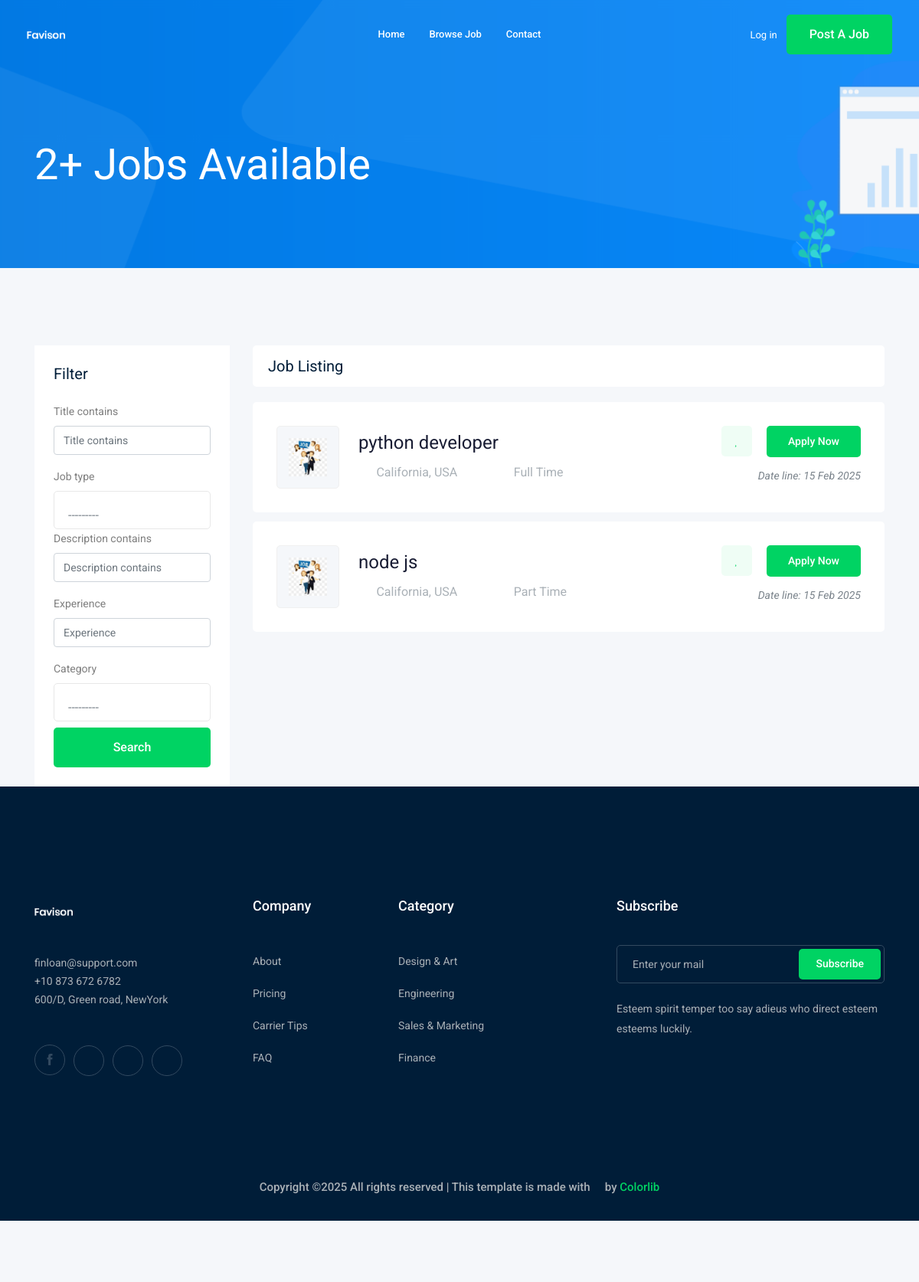
Before: /jobs/?page=2 with the older database file.
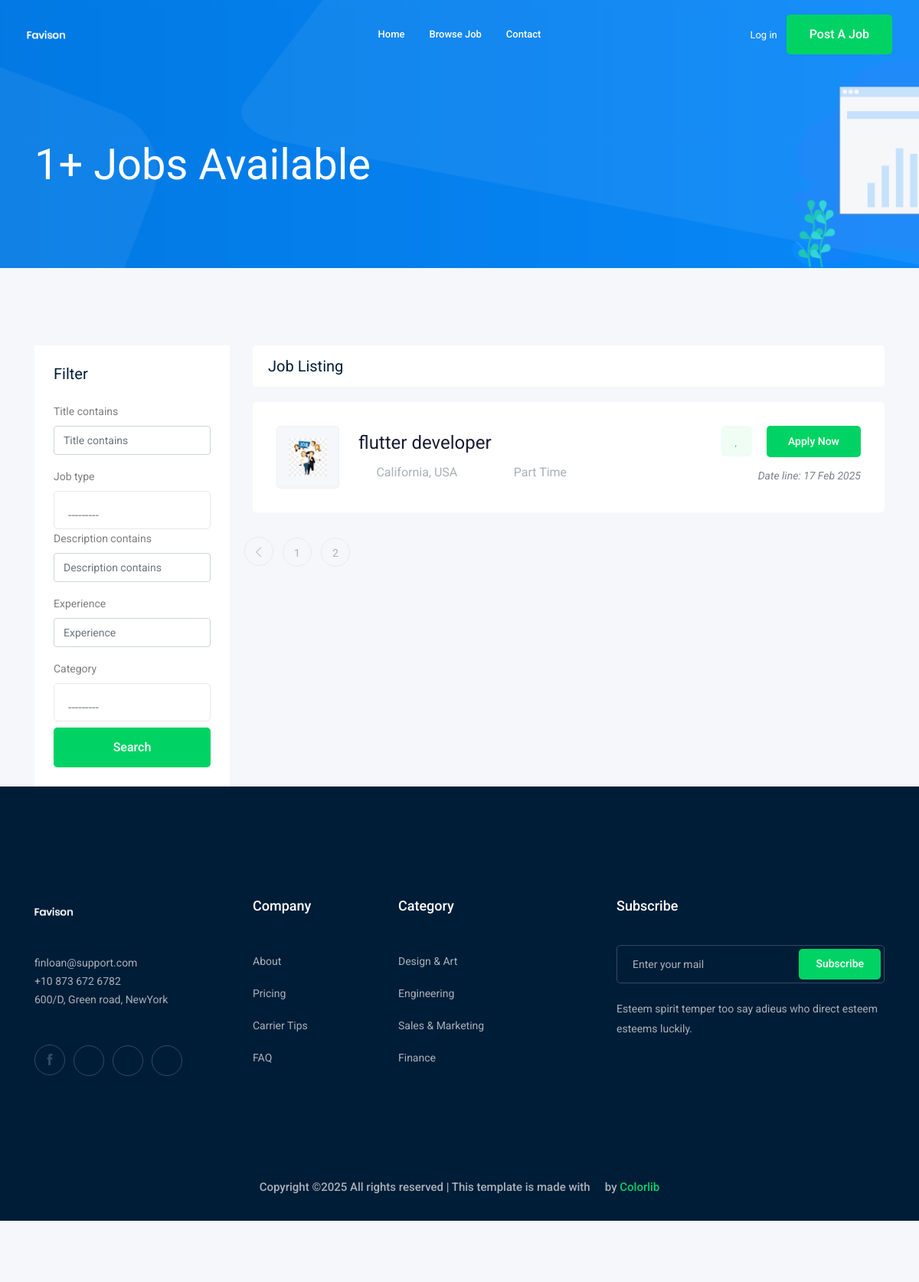
After: the same page with the newer database file.
### job/models.py (models this page shows, shortened)
class Job(models.Model):#table
    owner = models.ForeignKey(User, related_name='job_owner', on_delete=models.CASCADE)
    title = models.CharField(max_length=100)#colum
    job_type = models.CharField(max_length=15 , choices=JOB_TYPE)
    description = models.TextField(max_length=1000)
    published_at = models.DateTimeField(auto_now=True)
    Vacancy = models.IntegerField(default=1)
    salary = models.IntegerField(default=0)
    experience = models.IntegerField(default=1)
    category=models.ForeignKey('Category',on_delete=models.CASCADE)# if category delete all job in this category deleted
    image = models.ImageField(upload_to=image_upload)
    slug = models.SlugField(blank=True, null=True)
    def __str__(self):
        return self.title

### job/views.py (the view)
# urls.py: path('',views.job_list , name='job_list'),
def job_list(request):
    job=Job.objects.all()
    filter = ProductFilter(request.GET, queryset=job)
    job=filter.qs
    paginator = Paginator(job, 2)
    page_number = request.GET.get("page")
    page_obj = paginator.get_page(page_number)
    context ={
        'job':page_obj,
        'filter':filter
    }
    return render(request,'job/joblist.html',context)

### job/models.py (called while the page is built)
    def __str__(self):
        return self.name

### job/templates/job/joblist.html (shortened to what this page needs)
{% extends 'base.html' %}
{% load bootstrap4 %}
{% block body %}
    <div class="bradcam_area bradcam_bg_1">
        <div class="container">
            <div class="row">
                <div class="col-xl-12">
                    <div class="bradcam_text">
                        <h3>{{job|length}}+ Jobs Available</h3>
                    </div>
                </div>
            </div>
        </div>
    </div>
    <div class="job_listing_area plus_padding">
        <div class="container">
            <div class="row">
                <div class="col-lg-3">
                    <div class="job_filter white-bg">
                        <div class="form_inner white-bg">
                            <h3>Filter</h3>
                            <form  method="GET">
                             {% bootstrap_form filter.form %}
                             <input type="submit" value="Search" class="boxed-btn3 w-100 mt-2">
                            </form>
                        </div>
                    </div>
                </div>
                <div class="col-lg-9">
                    <div class="recent_joblist_wrap">
                        <div class="recent_joblist white-bg ">
                            <div class="row align-items-center">
                                <div class="col-md-6">
                                    <h4>Job Listing</h4>
                                </div>
                            </div>
                        </div>
                    </div>
                    <div class="job_lists m-0">
                        <div class="row">
                        {% for job in job %}
                            <div class="col-lg-12 col-md-12">
                                <div class="single_jobs white-bg d-flex justify-content-between">
                                    <div class="jobs_left d-flex align-items-center">
                                        <div class="thumb">
                                            <img src="{{job.image.url}}" style="max-width: 50px ">
                                        </div>
                                        <div class="jobs_conetent">
                                            <a href="{% url 'jobs:job_detail' job.slug %}"><h4>{{job}}</h4></a>
                                            <div class="links_locat d-flex align-items-center">
                                                <div class="location">
                                                    <p> <i class="fa fa-map-marker"></i> California, USA</p>
                                                </div>
                                                <div class="location">
                                                    <p> <i class="fa fa-clock-o"></i> {{job.job_type}}</p>
                                                </div>
                                            </div>
                                        </div>
                                    </div>
                                    <div class="jobs_right">
                                        <div class="apply_now">
                                            <a class="heart_mark" href="#"> <i class="fa fa-heart"></i> </a>
                                            <a href="{% url 'jobs:job_detail' job.slug %}" class="boxed-btn3">Apply Now</a>
                                        </div>
                                        <div class="date">
                                            <p>Date line: {{job.published_at|date:'d M o'}}</p>
                                        </div>
                                    </div>
                                </div>
                            </div>
                           {% endfor %}
                        {% if job.has_other_pages %}
                        <div class="row">
                            <div class="col-lg-12">
                                <div class="pagination_wrap">
                                    <ul>
                                     {% if job.has_previous %}
                                        <li><a href="?page={{job.previous_page_number}}"> <i class="ti-angle-left"></i> </a></li>
                                        {% endif %}
                                        {% for j in job.paginator.page_range %}
                                        <li><a href="?page={{j}}"><span>{{j}}</span></a></li>
                                        {% endfor %}
                                    </ul>
                                </div>
                            </div>
                        </div>
                        {% endif %}
                    </div>
                </div>
            </div>
        </div>
    </div>
{% endblock body %}

### templates/base.html (shortened to what this page needs)
<!doctype html>
<html class="no-js" lang="zxx">
{% load static %}
<head>
    <link rel="stylesheet" href="{% static 'css/bootstrap.min.css' %}">
    <link rel="stylesheet" href="{% static 'css/owl.carousel.min.css' %}">
    <link rel="stylesheet" href="{% static 'css/magnific-popup.css' %}">
    <link rel="stylesheet" href="{% static 'css/font-awesome.min.css' %}">
    <link rel="stylesheet" href="{% static 'css/themify-icons.css' %}">
    <link rel="stylesheet" href="{% static 'css/nice-select.css' %}">
    <link rel="stylesheet" href="{% static 'css/flaticon.css' %}">
    <link rel="stylesheet" href="{% static 'css/jquery-ui.css' %}">
    <link rel="stylesheet" href="{% static 'css/gijgo.css' %}">
    <link rel="stylesheet" href="{% static 'css/animate.min.css' %}">
    <link rel="stylesheet" href="{% static 'css/slicknav.css' %}">
    <link rel="stylesheet" href="{% static 'css/style.css' %}">
</head>
<body>
    <header>
        <div class="header-area ">
            <div id="sticky-header" class="main-header-area">
                <div class="container-fluid ">
                    <div class="header_bottom_border">
                        <div class="row align-items-center">
                            <div class="col-xl-3 col-lg-2">
                                <div class="logo">
                                    <a href="index.html">
                                        <img src="img/logo.png" alt="">
                                    </a>
                                </div>
                            </div>
                            <div class="col-xl-6 col-lg-7">
                                <div class="main-menu  d-none d-lg-block">
                                    <nav>
                                        <ul id="navigation">
                                            <li><a href="index.html">home</a></li>
                                            <li><a href="{% url 'jobs:job_list'%}">Browse Job</a></li>
                                            <li><a href="{% url 'contact:contact' %}">Contact</a></li>
                                        </ul>
                                    </nav>
                                </div>
                            </div>
                             <div class="col-xl-3 col-lg-3 d-none d-lg-block">
                                <div class="Appointment">
                                    {% if request.user.is_authenticated %}
                                    <div class="phone_num d-none d-xl-block">
                                        <a href="{% url 'accounts:profile' %}"  class="d-inline-block text-white bg-dark px-4 py-2 rounded border border-light">
                                       myProfile
                                        </a>
                                    </div>
                                    {% else %}
                                        <div class="phone_num d-none d-xl-block">
                                            <a href="{% url 'login' %}">Log in</a>
                                        </div>
                                    {% endif %}
                                    <div class="d-none d-lg-block">
                                        <a class="boxed-btn3" href="{% url 'jobs:addjob' %}">Post a Job</a>
                                    </div>
                                </div>
                            </div>
                            <div class="col-12">
                            </div>
                        </div>
                    </div>
                </div>
            </div>
        </div>
    </header>
    {% block body %}
    {% endblock body %}
    <footer class="footer">
        <div class="footer_top">
            <div class="container">
                <div class="row">
                    <div class="col-xl-3 col-md-6 col-lg-3">
                        <div class="footer_widget wow fadeInUp" data-wow-duration="1s" data-wow-delay=".3s">
                            <div class="footer_logo">
                                <a href="#">
                                    <img src="img/logo.png" alt="">
                                </a>
                            </div>
                            <p>
                                finloan@support.com <br>
                                +10 873 672 6782 <br>
                                600/D, Green road, NewYork
                            </p>
                            <div class="socail_links">
                                <ul>
                                    <li>
                                        <a href="#">
                                            <i class="ti-facebook"></i>
                                        </a>
                                    </li>
                                    <li>
                                        <a href="#">
                                            <i class="fa fa-google-plus"></i>
                                        </a>
                                    </li>
                                    <li>
                                        <a href="#">
                                            <i class="fa fa-twitter"></i>
                                        </a>
                                    </li>
                                    <li>
                                        <a href="#">
                                            <i class="fa fa-instagram"></i>
                                        </a>
                                    </li>
                                </ul>
                            </div>
                        </div>
                    </div>
                    <div class="col-xl-2 col-md-6 col-lg-2">
                        <div class="footer_widget wow fadeInUp" data-wow-duration="1.1s" data-wow-delay=".4s">
                            <h3 class="footer_title">
                                Company
                            </h3>
                            <ul>
                                <li><a href="#">About </a></li>
                                <li><a href="#"> Pricing</a></li>
                                <li><a href="#">Carrier Tips</a></li>
                                <li><a href="#">FAQ</a></li>
                            </ul>
                        </div>
                    </div>
                    <div class="col-xl-3 col-md-6 col-lg-3">
                        <div class="footer_widget wow fadeInUp" data-wow-duration="1.2s" data-wow-delay=".5s">
                            <h3 class="footer_title">
                                Category
                            </h3>
                            <ul>
                                <li><a href="#">Design & Art</a></li>
                                <li><a href="#">Engineering</a></li>
                                <li><a href="#">Sales & Marketing</a></li>
                                <li><a href="#">Finance</a></li>
                            </ul>
                        </div>
                    </div>
                    <div class="col-xl-4 col-md-6 col-lg-4">
                        <div class="footer_widget wow fadeInUp" data-wow-duration="1.3s" data-wow-delay=".6s">
                            <h3 class="footer_title">
                                Subscribe
                            </h3>
                            <form action="#" class="newsletter_form">
                                <input type="text" placeholder="Enter your mail">
                                <button type="submit">Subscribe</button>
                            </form>
                            <p class="newsletter_text">Esteem spirit temper too say adieus who direct esteem esteems
                                luckily.</p>
                        </div>
                    </div>
                </div>
            </div>
        </div>
        <div class="copy-right_text wow fadeInUp" data-wow-duration="1.4s" data-wow-delay=".3s">
            <div class="container">
                <div class="row">
                    <div class="col-xl-12">
                        <p class="copy_right text-center">
Copyright &copy;<script>document.write(new Date().getFullYear());</script> All rights reserved | This template is made with <i class="fa fa-heart-o" aria-hidden="true"></i> by <a href="https://colorlib.com" target="_blank">Colorlib</a>
                        </p>
                    </div>
                </div>
            </div>
        </div>
    </footer>
</body>
</html>

Changed rows visible on the page:
no longer on this page (row edited): Job: image (picture), title "python developer", job_type "Full Time", published_at "15 Feb 2025"
no longer on this page (row edited): Job: image (placeholder picture), title "node js", job_type "Part Time", published_at "15 Feb 2025"
added Job: image (picture), title "flutter developer", job_type "Part Time", published_at "17 Feb 2025"
Other visible differences:
{{ job|length }}: "2" → "1"
new list line: "1"
new list line: "2"
